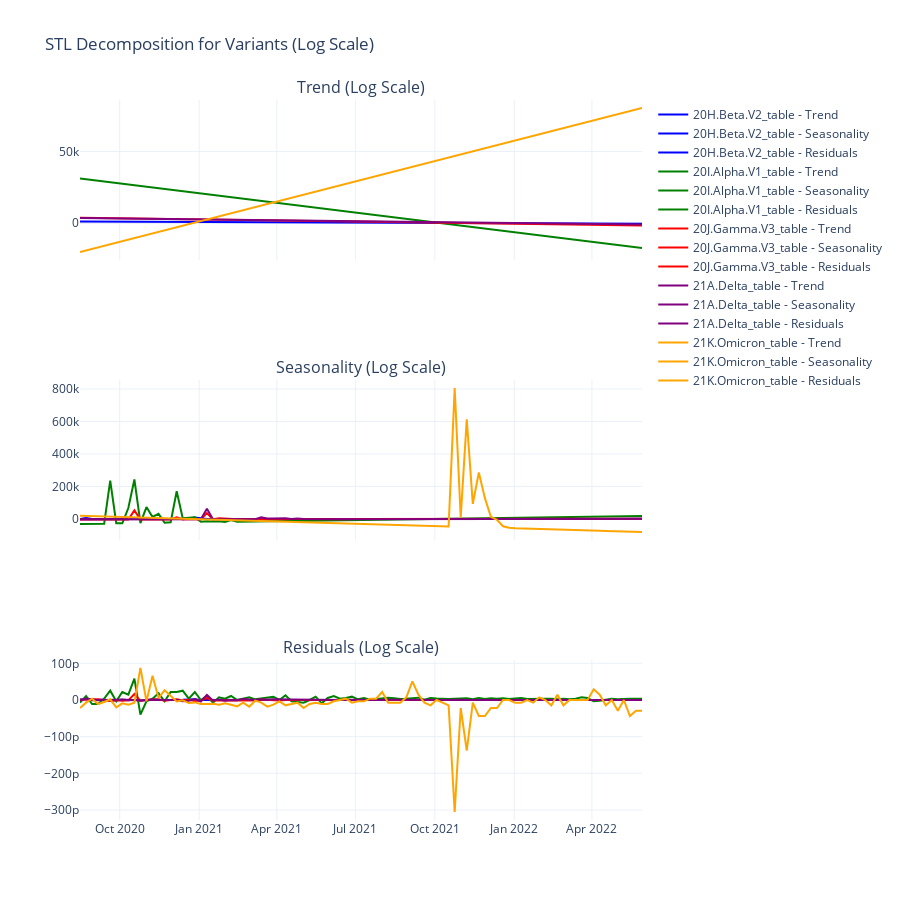

The code cell stored with this chart in its notebook:
### Code cell
print(time_series_variants.columns)
weekly_data = time_series_variants.resample('W').sum()

# STL Decomposition for each variant
fig = sp.make_subplots(rows=3, cols=1, shared_xaxes=True, 
                       subplot_titles=("Trend (Log Scale)", "Seasonality (Log Scale)", "Residuals (Log Scale)"))

colors = ['blue', 'green', 'red', 'purple', 'orange']  # Distinct color scheme

for idx, variant in enumerate(weekly_data.columns):  # Exclude 'Month' and 'Season' columns
    stl = STL(weekly_data[variant].replace(0, 1), seasonal=13)  # Replace 0 with 1 to avoid log(0)
    res = stl.fit()

    # Add trend plot
    fig.add_trace(go.Scatter(
        x=weekly_data.index,
        y=res.trend,
        mode='lines',
        name=f"{variant} - Trend",
        line=dict(color=colors[idx % len(colors)])
    ), row=1, col=1)

    # Add seasonality plot
    fig.add_trace(go.Scatter(
        x=weekly_data.index,
        y=res.seasonal,
        mode='lines',
        name=f"{variant} - Seasonality",
        line=dict(color=colors[idx % len(colors)])
    ), row=2, col=1)

    # Add residuals plot
    fig.add_trace(go.Scatter(
        x=weekly_data.index,
        y=res.resid,  
        mode='lines',
        name=f"{variant} - Residuals",
        line=dict(color=colors[idx % len(colors)])
    ), row=3, col=1)

# Update layout for better visualization
fig.update_layout(
    title="STL Decomposition for Variants (Log Scale)",
    height=900,
    template="plotly_white"
)

# Separate legends for each subplot
fig.update_layout(
    showlegend=True,
    legend_tracegroupgap=300  # Adjust spacing between legends
)

fig.show()
